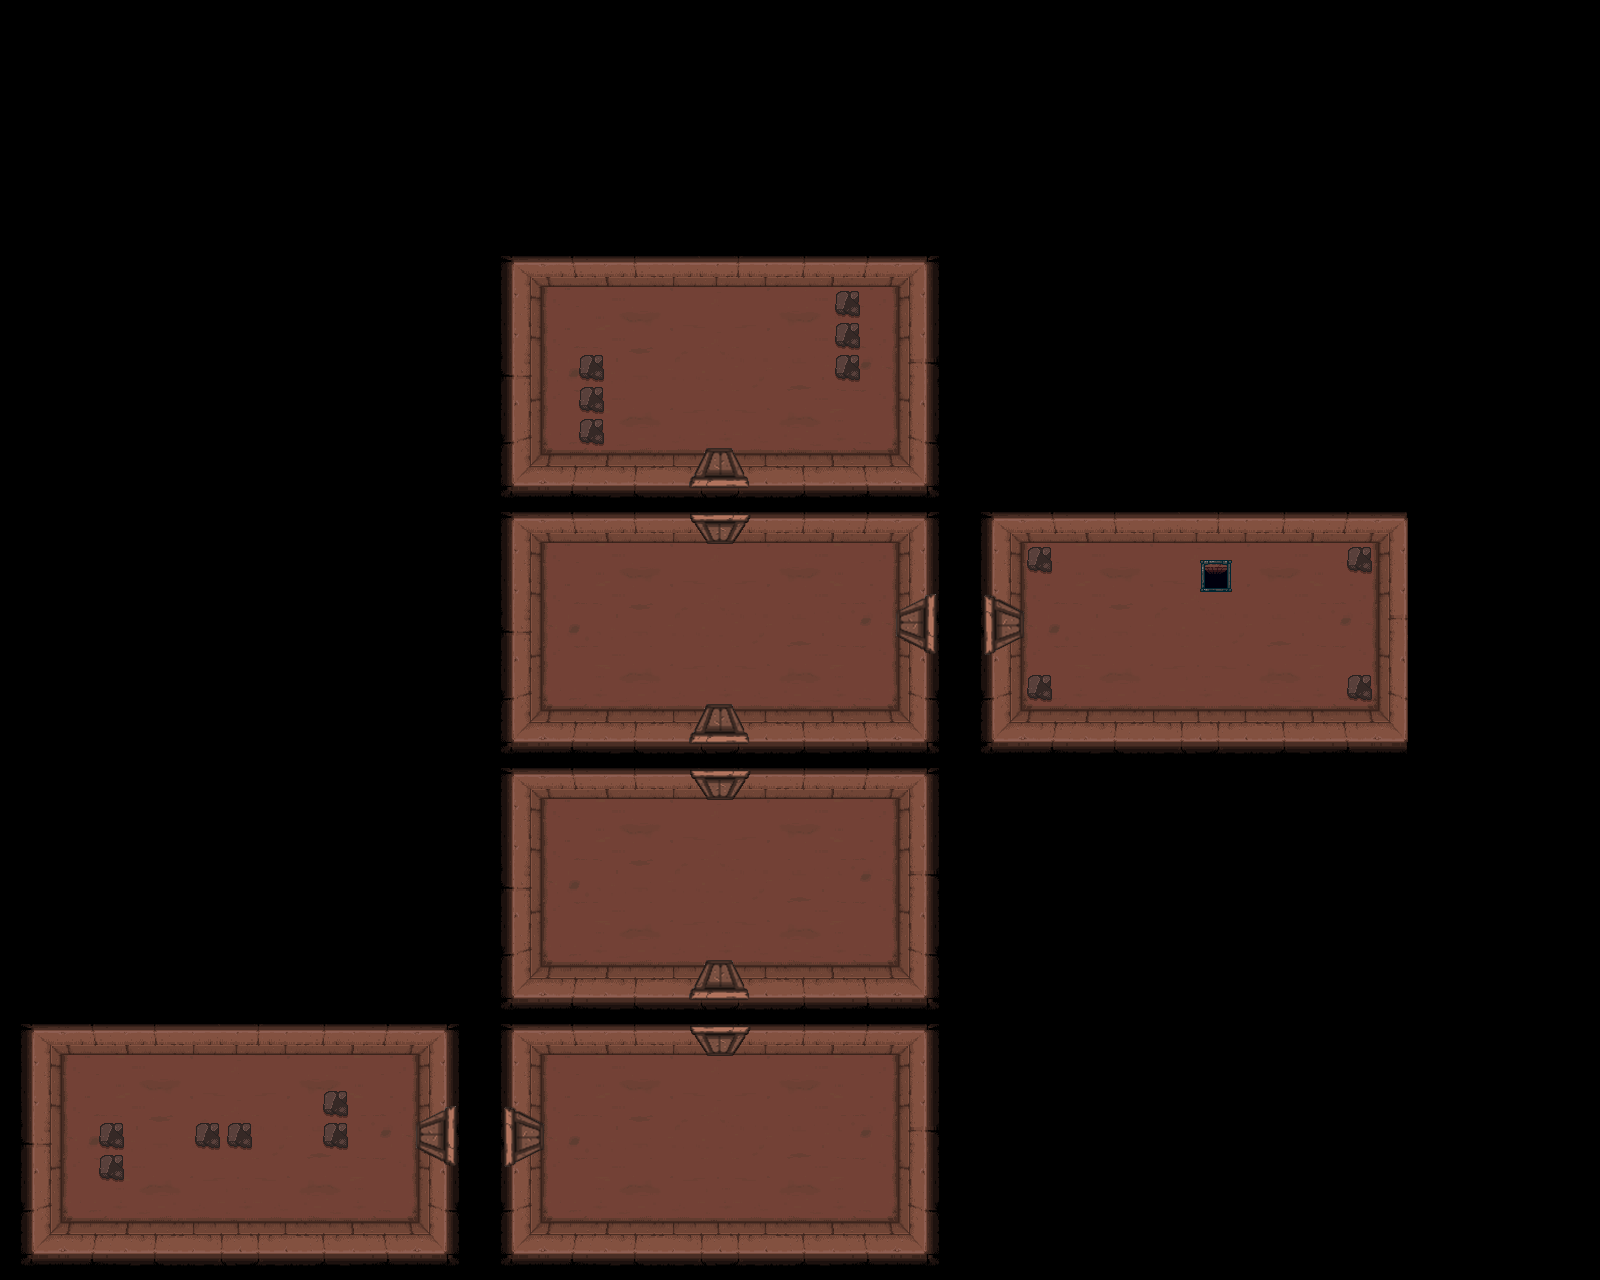

A 2D game scene composited from a Tiled map and its tileset images. What follows is a short description and the map's XML, with each tile layer's data collapsed to a summary:
An orthogonal 50x40 tile map with 32x32 px tiles, 4 tile layers (bg, filling, openedDoor, door), 5 tilesets and 58 objects (39x solid, 3x up, 3x down, 2x right, 2x left, ...).

<map version="1.0" orientation="orthogonal" renderorder="left-down" width="50" height="40" tilewidth="32" tileheight="32" nextobjectid="218">
 <tileset firstgid="1" name="background" tilewidth="32" tileheight="32" tilecount="120">
  <image source="../images/background.png" trans="ff00ff" width="480" height="256" />
 </tileset>
 <tileset firstgid="121" name="rock" tilewidth="32" tileheight="32" tilecount="1">
  <image source="../images/rock.png" trans="ff00ff" width="32" height="32" />
 </tileset>
 <tileset firstgid="122" name="door" tilewidth="32" tileheight="32" tilecount="36">
  <image source="../images/door.png" trans="ff00ff" width="384" height="96" />
 </tileset>
 <tileset firstgid="158" name="openedDoor" tilewidth="32" tileheight="32" tilecount="36">
  <image source="../images/openedDoor.png" trans="ff00ff" width="384" height="96" />
 </tileset>
 <tileset firstgid="194" name="manhole" tilewidth="32" tileheight="32" tilecount="4">
  <image source="../images/manhole.png" trans="ff00ff" width="64" height="64" />
 </tileset>
 <layer name="bg" width="50" height="40">
  <data>[2000 cells, 712 non-empty, 120 distinct tile ids]</data>
 </layer>
 <layer name="filling" width="50" height="40">
  <data>[2000 cells, 20 non-empty, 5 distinct tile ids]</data>
 </layer>
 <layer name="openedDoor" width="50" height="40">
  <data>[2000 cells, 51 non-empty, 21 distinct tile ids]</data>
 </layer>
 <layer name="door" width="50" height="40">
  <data>[2000 cells, 51 non-empty, 21 distinct tile ids]</data>
 </layer>
 <objectgroup name="solid">
  <object id="126" name="solid" x="512.667" y="256" width="27.9997" height="847" />
  <object id="127" name="solid" x="900.667" y="643.636" width="27.6663" height="628.032" />
  <object id="128" name="solid" x="6.66667" y="1222.25" width="926.333" height="21.0883" />
  <object id="129" name="solid" x="31.6667" y="1025" width="28.6666" height="248.335" />
  <object id="130" name="solid" x="10.1668" y="1025.17" width="677.5" height="6" />
  <object id="131" name="solid" x="419.75" y="1153" width="29.25" height="126.505" />
  <object id="132" name="solid" x="994.333" y="644.727" width="26" height="119.773" />
  <object id="133" name="solid" x="1381.67" y="515.166" width="26" height="248.335" />
  <object id="134" name="solid" x="746.667" y="712.499" width="674.167" height="17.6683" />
  <object id="135" name="solid" x="747.667" y="510.833" width="660.833" height="7.83367" />
  <object id="136" name="solid" x="500.5" y="257.249" width="438.5" height="5.75067" />
  <object id="137" name="solid" x="489.917" y="454.999" width="200.75" height="17.6683" />
  <object id="138" name="solid" x="489.75" y="767.499" width="204.917" height="6.50067" />
  <object id="139" name="solid" x="500.417" y="967.166" width="190.916" height="17.6683" />
  <object id="140" name="solid" x="98.6667" y="1121.33" width="26" height="39.0033" />
  <object id="141" name="solid" x="322.333" y="1089.75" width="26" height="39.25" />
  <object id="142" name="solid" x="194.333" y="1121.67" width="58.3333" height="8.66333" />
  <object id="143" name="solid" x="578.5" y="353.5" width="26" height="73.8333" />
  <object id="144" name="solid" x="834.5" y="287.625" width="26" height="76.0417" />
  <object id="145" name="solid" x="1014" y="673.818" width="38.8182" height="11.4547" />
  <object id="146" name="solid" x="1014.23" y="530.642" width="38.8182" height="23.7216" />
  <object id="147" name="solid" x="1346.41" y="531.006" width="38.8182" height="25.5395" />
  <object id="148" name="solid" x="1345.86" y="673.915" width="38.8182" height="11.5395" />
  <object id="173" name="solid" x="420.042" y="1024.67" width="29.25" height="76.3333" />
  <object id="174" name="solid" x="511.042" y="1152.33" width="29.25" height="107.834" />
  <object id="175" name="solid" x="743.208" y="767.416" width="204.917" height="6.50067" />
  <object id="176" name="solid" x="744.875" y="967.499" width="190.916" height="17.6683" />
  <object id="177" name="solid" x="502.209" y="711.833" width="190.916" height="17.6683" />
  <object id="178" name="solid" x="504.542" y="511.833" width="190.916" height="6.83415" />
  <object id="179" name="solid" x="746.875" y="1023.5" width="190.916" height="17.6683" />
  <object id="180" name="solid" x="746.542" y="455.499" width="190.916" height="17.6683" />
  <object id="181" name="solid" x="900.5" y="265" width="27.6663" height="321.667" />
  <object id="182" name="solid" x="994.333" y="452.916" width="26" height="133.447" />
  <object id="183" name="solid" x="435.708" y="1087.5" width="29.25" height="76.3333" />
  <object id="184" name="solid" x="495.375" y="1089.17" width="29.25" height="76.3333" />
  <object id="185" name="solid" x="653.667" y="975.5" width="124.667" height="36.8333" />
  <object id="186" name="solid" x="660.667" y="722.917" width="124.667" height="34.4166" />
  <object id="187" name="solid" x="666" y="463.917" width="124.667" height="34.4167" />
  <object id="188" name="solid" x="916.333" y="580.333" width="93.3333" height="71.3333" />
 </objectgroup>
 <objectgroup name="player">
  <object id="149" name="player" x="146" y="1172" width="32" height="31" />
 </objectgroup>
 <objectgroup name="doors">
  <object id="161" name="up" x="695.917" y="489.916" width="46.0833" height="12" />
  <object id="162" name="up" x="696.541" y="749.667" width="46.0833" height="12" />
  <object id="163" name="up" x="694.367" y="1005" width="46.0833" height="12" />
  <object id="164" name="down" x="696.125" y="972.5" width="46.0833" height="12" />
  <object id="165" name="down" x="697.292" y="717.666" width="46.0833" height="12" />
  <object id="166" name="down" x="696.292" y="461" width="46.0833" height="12" />
  <object id="167" name="right" x="912.504" y="582.333" width="6.85983" height="64.7572" />
  <object id="168" name="right" x="430.903" y="1095.33" width="6.85983" height="60.1922" />
  <object id="169" name="left" x="522.403" y="1097.33" width="6.85983" height="58.3955" />
  <object id="170" name="left" x="1005.95" y="582.394" width="6.85983" height="68.5228" />
 </objectgroup>
 <objectgroup name="fly">
  <object id="217" x="147" y="1084.5" width="16" height="16">
   <properties>
    <property name="room" value="1" />
   </properties>
  </object>
 </objectgroup>
 <objectgroup name="worms" />
 <objectgroup name="rooms" visible="0">
  <object id="209" name="1" x="41.5" y="1029.5" width="393.5" height="194.5">
   <properties>
    <property name="isBonusGiven" value="0" />
   </properties>
  </object>
  <object id="211" name="2" x="529.25" y="1031.75" width="393.5" height="194.5">
   <properties>
    <property name="isBonusGiven" value="0" />
   </properties>
  </object>
  <object id="212" name="3" x="519.75" y="772.25" width="393.5" height="194.5">
   <properties>
    <property name="isBonusGiven" value="0" />
   </properties>
  </object>
  <object id="213" name="4" x="534.75" y="518.25" width="393.5" height="194.5">
   <properties>
    <property name="isBonusGiven" value="0" />
   </properties>
  </object>
  <object id="214" name="5" x="516.75" y="260.75" width="393.5" height="194.5">
   <properties>
    <property name="isBonusGiven" value="0" />
   </properties>
  </object>
  <object id="215" name="6" x="1001.75" y="517.75" width="393.5" height="194.5">
   <properties>
    <property name="isBonusGiven" value="0" />
   </properties>
  </object>
 </objectgroup>
 <objectgroup name="manhole">
  <object id="216" x="1199.5" y="559.25" width="32.5" height="18" />
 </objectgroup>
</map>
